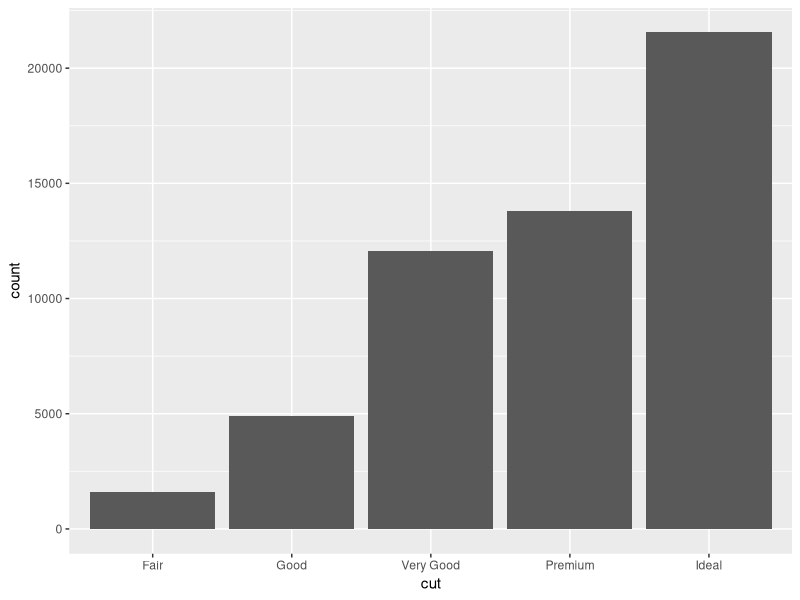
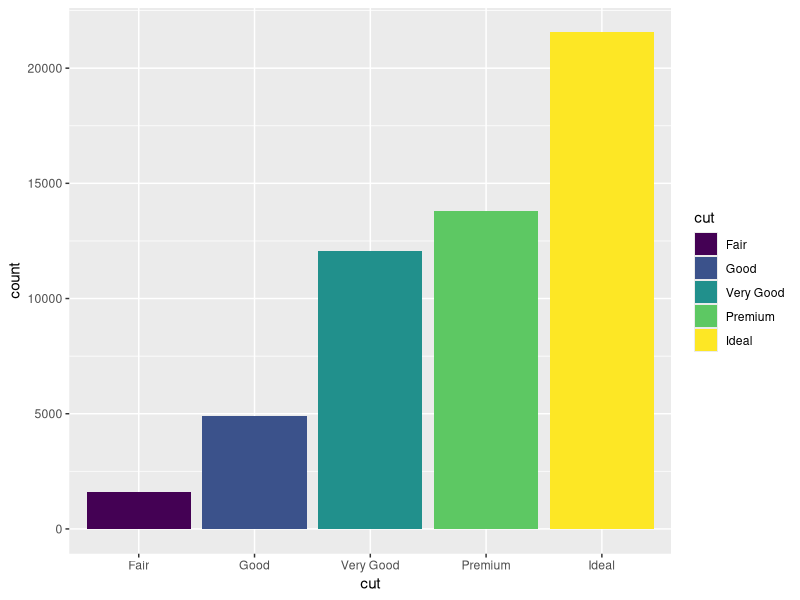
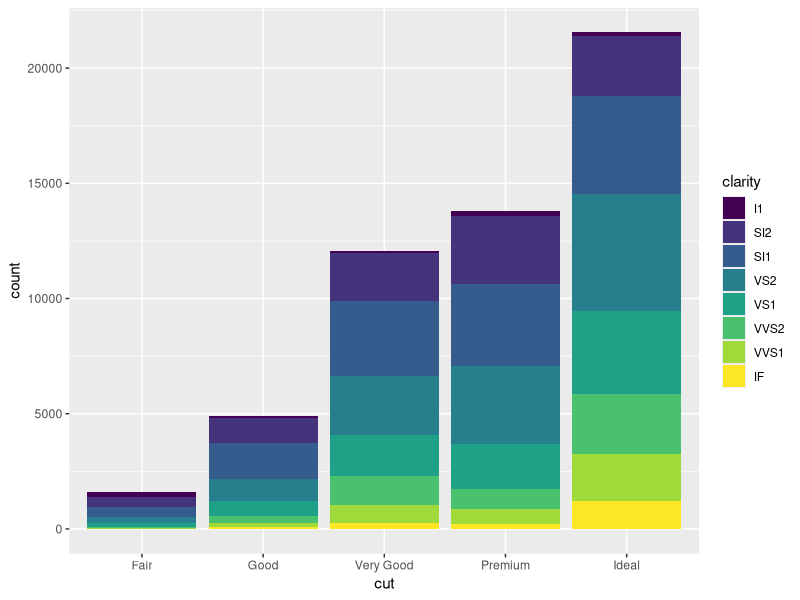
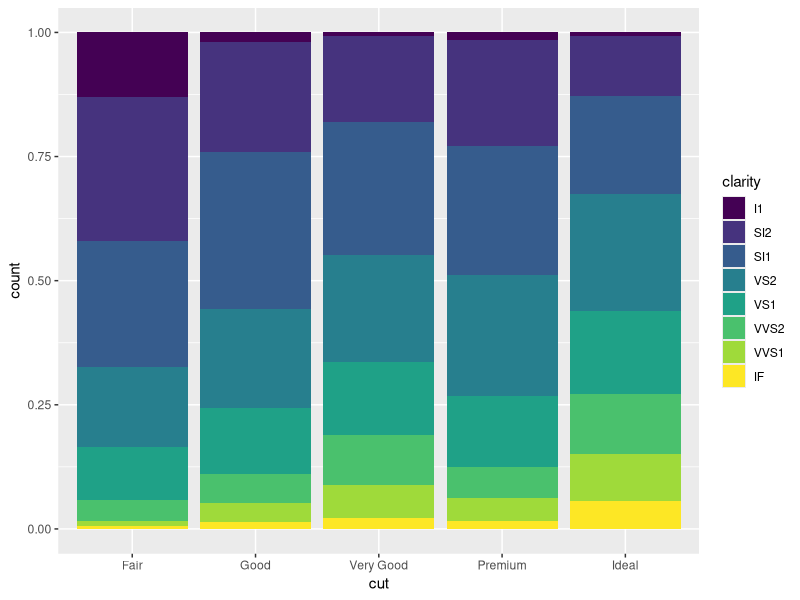
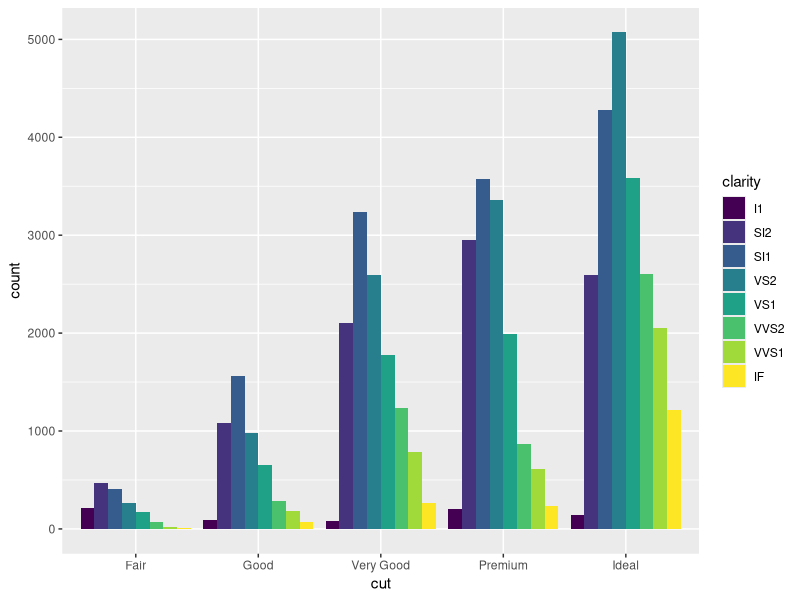
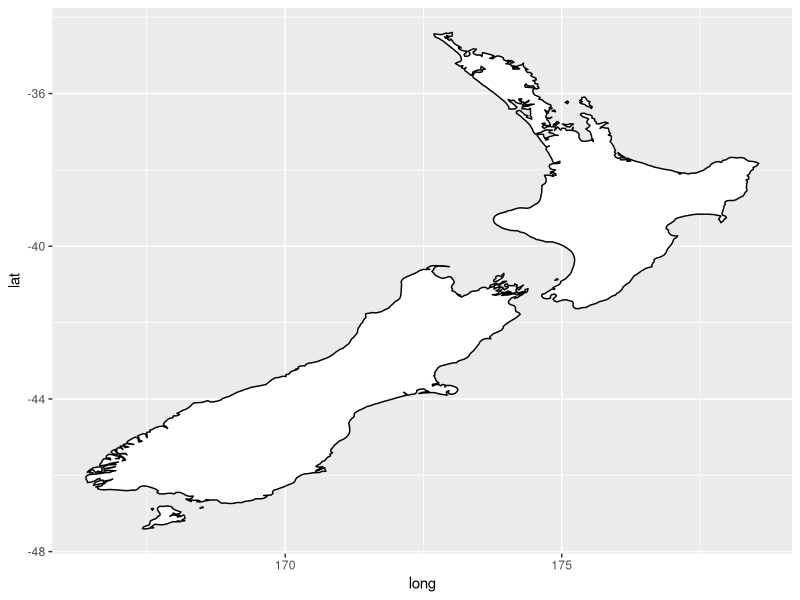
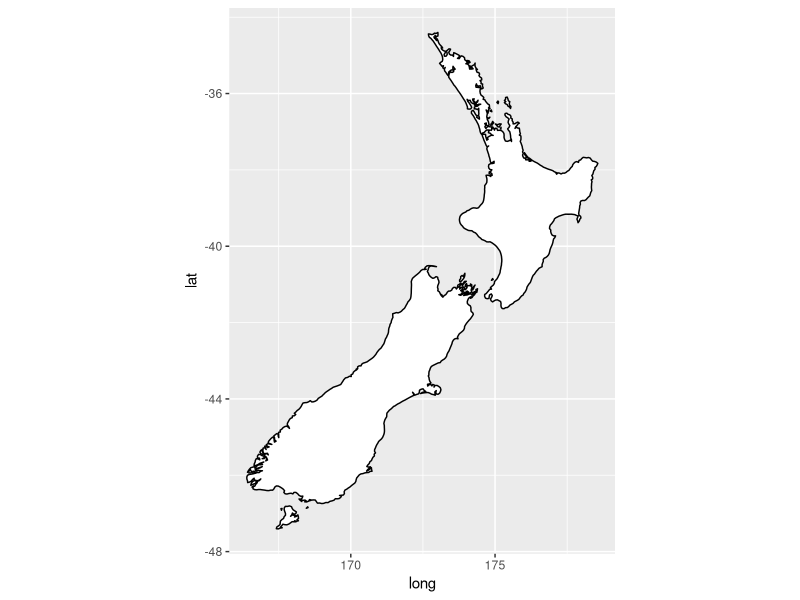
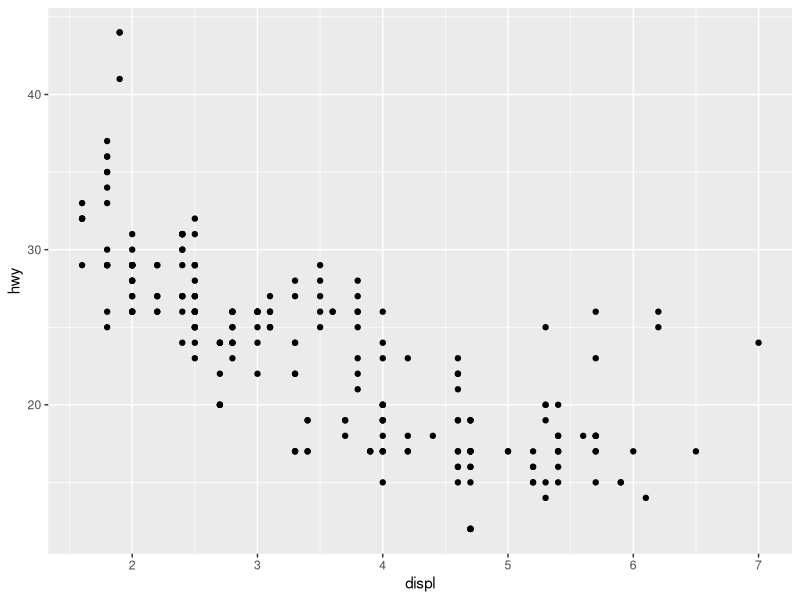

R code for these plots, in order:
library(tidyverse)
install.packages(c("nycflights13", "Lahman", "gapminder"))
getwd()

data(mpg)
data(diamonds)
diamonds

ggplot(diamonds, aes(x = cut)) +
  geom_bar()


ggplot(diamonds) +
  geom_bar(aes(x = cut,
               fill = cut))

ggplot(diamonds) +
  geom_bar(aes(x = cut,
               fill = clarity))
#dodge 방식 
#100프로로 만들어서
ggplot(diamonds) +
  geom_bar(aes(x = cut,
               fill = clarity),
           position = "fill")
#상대적으로 보여주기
ggplot(diamonds) +
  geom_bar(aes(x = cut,
               fill = clarity),
           position = "dodge")

install.packages("maps")
nz <- map_data("nz")

ggplot(nz, aes(long, lat, group = group)) +
  geom_polygon(fill = "white", colour = 
                 "black")


ggplot(nz, aes(long, lat, group = group)) +
  geom_polygon(fill = "white", colour = 
                 "black") +
  coord_quickmap()



#3
install.packages("tidyverse")
library(tidyverse)
#3.22
ggplot(data = mpg) + 
  geom_point(mapping = aes(x = displ, y = hwy))
#3.23

#3.24
#1.
ggplot(data = mpg)

#2. 
nrow(mpg)
ncol(mpg)

#3.
?mpg

#4.
mpg %>% 
  ggplot(aes(x = cyl, y = hwy)) +
  geom_point()    

#5.
mpg %>% 
  ggplot(aes(x = class, y = drv)) +
  geom_point()


#3.3
ggplot(data = mpg) + 
  geom_point(mapping = aes(x = displ, y = hwy, color = class))

ggplot(data = mpg) +
  geom_point(mapping = aes(x = displ, y = hwy, size = class))

# Left
ggplot(data = mpg) + 
  geom_point(mapping = aes(x = displ, y = hwy, alpha = class))

# Right
ggplot(data = mpg) + 
  geom_point(mapping = aes(x = displ, y = hwy, shape = class))

ggplot(data = mpg) + 
  geom_point(mapping = aes(x = displ, y = hwy), color = "blue")

mpg %>% 
  ggplot() +
  geom_point(aes(x = displ, y = hwy), color = "blue")

#3.3.1연습문제
ggplot(data = mpg) + 
  geom_point(mapping = aes(x = displ, y = hwy), color = "blue")
#.3.3.2
summary(mpg)
glimpse(mpg)#연속형 범주형 보기
?mpg
#3.3.3
ggplot(data = mpg) +
  geom_point(aes(x = displ, y = hwy, color = class))

ggplot(data = mpg) +
  geom_point(aes(x = displ, y = hwy, size = class))

ggplot(data = mpg) +
  geom_point(aes(x = displ, y = hwy, shape = class))


#3.3.4
ggplot(data = mpg) +
  geom_point(aes(x = displ, y = hwy, 
                 color = class, 
                 size = class, 
                 shape = class))

#3.3.5
mpg
ggplot(data = mpg) +
  geom_point(aes(x = displ, y = hwy,
                 stroke = 5))

#3.3.6
#5이상만 T,F로 나뉘어 색칠
mpg
ggplot(data = mpg) +
  geom_point(aes(x = displ, y = hwy,
                 color = displ < 5))

#3.4
ggplot(data = mpg) + 
  geom_point(aes(x = displ, y = hwy))

#3.5
ggplot(data = mpg) + 
  geom_point(mapping = aes(x = displ, y = hwy)) +
  facet_wrap(~class, nrow = 2)

ggplot(data = mpg) +
  geom_point(mapping = aes(x = displ, y = hwy)) +
  facet_wrap(drv~cyl)

##3.5.1

ggplot(data = mpg) + 
  geom_point(aes(x = displ, y = hwy)) +
  facet_grid(. ~ cyl)

#3.5.2
#없음
ggplot(data = mpg) + 
  geom_point(aes(x = displ, y = hwy)) +
  facet_grid(drv ~ cyl)

#3.5.3
#x축 y축
ggplot(data = mpg) + 
  geom_point(aes(x = displ, y = hwy)) +
  facet_grid(drv ~ .)

ggplot(data = mpg) + 
  geom_point(aes(x = displ, y = hwy)) +
  facet_grid(. ~ cyl)

#3.5.4
ggplot(data = mpg) + 
  geom_point(aes(x = displ, y = hwy)) +
  facet_wrap(~class, nrow = 2)
#구별이 더 쉽지만 한 눈에 들어오진 않는다.

#3.5.5
?facet_wrap
#facet_wrap은 구간을 지정할 수 있지만 facet_grid 는 구간을 지정할 수 없다 때문에 인수가 없음


#3.5.6
#행으로 둘 경우 그래프를 제대로 볼 수 없다, 공간을 위해


#3.6
# left
ggplot(data = mpg) + 
  geom_point(mapping = aes(x = displ, y = hwy))

# right
ggplot(data = mpg) + 
  geom_smooth(mapping = aes(x = displ, y = hwy))

ggplot(data = mpg) + 
  geom_smooth(mapping = aes(x = displ, y = hwy, linetype = drv))


ggplot(data = mpg) +
  geom_smooth(mapping = aes(x = displ, y = hwy))

ggplot(data = mpg) +
  geom_smooth(mapping = aes(x = displ, y = hwy, group = drv))

ggplot(data = mpg) +
  geom_smooth(
    mapping = aes(x = displ, y = hwy, color = drv),
    show.legend = FALSE
  )

ggplot(data = mpg, mapping = aes(x = displ, y = hwy)) + 
  geom_point() + 
  geom_smooth()

ggplot(data = mpg, mapping = aes(x = displ, y = hwy)) + 
  geom_point(mapping = aes(color = class)) + 
  geom_smooth()
#서브컴팩 색칠
ggplot(data = mpg, mapping = aes(x = displ, y = hwy)) + 
  geom_point(mapping = aes(color = class)) + 
  geom_smooth(data = filter(mpg, class == "subcompact"), se = FALSE)

#3.6.1
#1. geom_line, geom_boxplot, geom_hist, geom_area

#3.6.2
ggplot(data = mpg, mapping = aes(x = displ, y = hwy, color = drv)) + 
  geom_point() + 
  geom_smooth(se = FALSE)


#3.6.3 
#범례 삭제, 그래프 보기 편하게?
ggplot(data = mpg) +
  geom_smooth(aes(x = displ, y = hwy, color = drv),
              show.legend = FALSE)

#3.6.4
#추세선의 오차범위

#3.6.5

ggplot(data = mpg, mapping = aes(x = displ, y = hwy)) +
  geom_point() +
  geom_smooth()

ggplot() +
  geom_point(data = mpg, mapping = aes(x = displ, y = hwy)) +
  geom_smooth(data = mpg, mapping = aes(x = displ, y = hwy))
#똑같이 나타난다. plot안에 넣으면 한번만 하면 되고 따로 넣을 시 둘 다 해야 한다.

#3.6.6
#1
ggplot(data = mpg, aes(x = displ, y = hwy)) +
  geom_point() +
  geom_smooth(se = FALSE)

#2


ggplot(mpg, aes(x = displ, y = hwy)) + 
  geom_smooth(mapping = aes(group = drv), se = FALSE) +
  geom_point()


#3

ggplot(mpg, aes(x = displ, y = hwy, color = drv)) +
  geom_smooth(aes(group = drv), se = FALSE) +
  geom_point()

#4
ggplot(mpg, aes(x = displ, y = hwy)) +
  geom_point(aes(color = drv)) +
  geom_smooth(se = FALSE)

#5

ggplot(mpg, aes(x = displ, y = hwy)) +
  geom_point(aes(color = drv)) +
  geom_smooth(aes(linetype = drv), se = FALSE) 
  
#6
ggplot(mpg, aes(x = displ, y = hwy)) +
  geom_point(aes(size = drv), color = "white") +
  geom_point(aes(color = drv))
  


#3.7
ggplot(data = diamonds) + 
  geom_bar(mapping = aes(x = cut))
